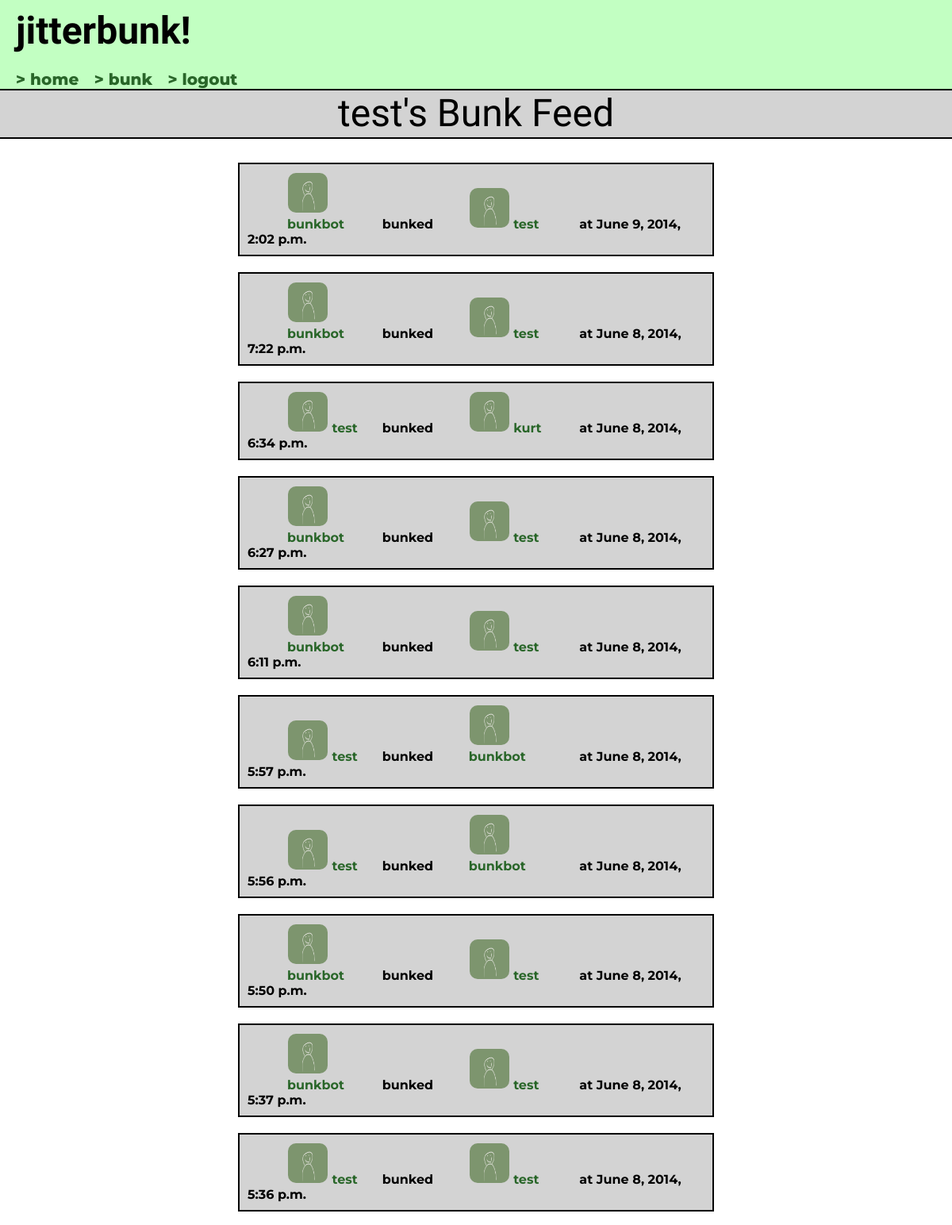
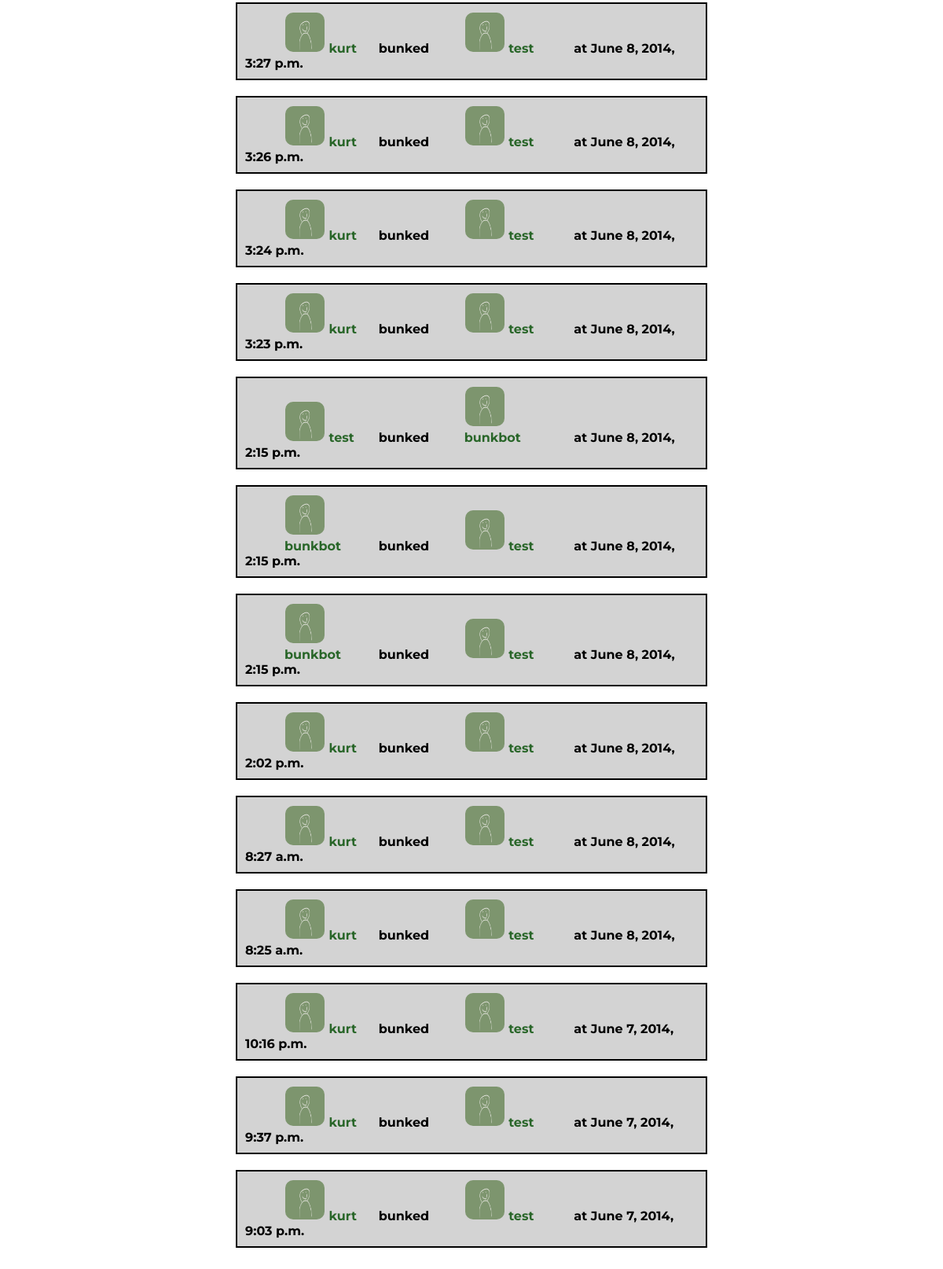
/5/ (signed in), run on the app's committed database (2 pictures, top to bottom).
### bunk/models.py (models this page shows)
class Bunk(models.Model):
    from_user = models.ForeignKey(User, related_name='from_user')
    to_user = models.ForeignKey(User, related_name='to_user')
    time = models.DateTimeField('date bunked')

### bunk/views.py (the view)
# urls.py: url(r'^(?P<user_id>\d+)/$', views.user_detail, name='user_detail'),
@login_required(redirect_field_name='')
def user_detail(request, user_id):
    user_id = int(user_id)
    view_user = User.objects.get(pk=user_id)
    logged_in = request.user.is_authenticated()
    user_bunks = []
    bunks = Bunk.objects.all().order_by('-time')
    for bunk in bunks:
        if (bunk.from_user.id == user_id) or (bunk.to_user.id == user_id):
            user_bunks.append(bunk)
    context = {'user': view_user, 'bunk_list': user_bunks,
               'logged_in': logged_in}
    return render(request, 'bunk/user_detail.html', context)

### bunk/templates/bunk/user_detail.html (shortened to what this page needs)
{% extends "base.html" %}
{% block content %}
  <div class="heading">
    <h1> {{ user }}'s Bunk Feed </h1>
  </div>
<div class="wrapper">
  <ul class="bunk_list">
  {% if bunk_list %}
    {% for bunk in bunk_list %}
    <div class="bunkli">
      {% load staticfiles %}
      <div class="from_user">
        <a href="/bunks/{{bunk.from_user.id}}">
        <img class="bunk-photo" src="{% static "img/filler_photo.png" %}"/>
        {{ bunk.from_user }}
        </a>
      </div>
      bunked
      <div class="to_user">
        <a href="/bunks/{{bunk.to_user.id}}">
        <img class="bunk-photo" src="{% static "img/filler_photo.png" %}"/>
        {{ bunk.to_user }}
        </a>
      </div>
      at {{ bunk.time }}
    </div>
    {% endfor %}
  </ul>
  </div>
  {% else %}
    <p>No bunks are available.</p>
  {% endif %}
{% endblock %}

### bunk/static/bunk/style.css (style rules this page uses)
body { font-family: 'Montserrat', sans-serif; font-weight: bold; margin: 0; }
.wrapper { margin: 10px auto; width: 50%; padding: 0 50px 50px 50px; }
a { text-decoration: none; color: #296629; }
img { max-width: 100%; }
h1 { margin: 0 0 1em 0; }
.heading { margin: 0 auto; width: 100%; border-top: 2px solid black; border-bottom: 2px solid black; }
.heading h1 { text-align: center; background-color: #d3d3d3; padding: 10px; }
h1 { font-family: 'Oxygen', sans-serif; margin: 0; font-size: 3em; font-weight: lighter; line-height: 0.8em; }
.bunk_list { margin: 0; padding: 20px 0; }
.bunkli { background-color: #d3d3d3; padding: 10px; border: 2px solid black; margin: 0 0 20px 0; }
.bunk-photo { display: inline-block; max-width: 50px; height: 50px; width: 50px; margin: 1px; border-radius: 10px; }
.from_user { width: 20%; margin-left: 50px; display: inline-block; }
.to_user { width: 20%; margin-left: 40px; margin-right: 20px; display: inline-block; }
a, a:visited { color: #296629; }

### data on the page
Bunk: from_user "bunkbot", to_user "test", time "June 9, 2014, 2:02 p.m."
Bunk: from_user "bunkbot", to_user "test", time "June 8, 2014, 7:22 p.m."
Bunk: from_user "test", to_user "kurt", time "June 8, 2014, 6:34 p.m."
Bunk: from_user "bunkbot", to_user "test", time "June 8, 2014, 6:27 p.m."
Bunk: from_user "bunkbot", to_user "test", time "June 8, 2014, 6:11 p.m."
Bunk: from_user "test", to_user "bunkbot", time "June 8, 2014, 5:57 p.m."
Bunk: from_user "test", to_user "bunkbot", time "June 8, 2014, 5:56 p.m."
Bunk: from_user "bunkbot", to_user "test", time "June 8, 2014, 5:50 p.m."
Bunk: from_user "bunkbot", to_user "test", time "June 8, 2014, 5:37 p.m."
Bunk: from_user "test", to_user "test", time "June 8, 2014, 5:36 p.m."
Bunk: from_user "kurt", to_user "test", time "June 8, 2014, 3:27 p.m."
Bunk: from_user "kurt", to_user "test", time "June 8, 2014, 3:26 p.m."
Bunk: from_user "kurt", to_user "test", time "June 8, 2014, 3:24 p.m."
Bunk: from_user "kurt", to_user "test", time "June 8, 2014, 3:23 p.m."
Bunk: from_user "test", to_user "bunkbot", time "June 8, 2014, 2:15 p.m."
Bunk: from_user "bunkbot", to_user "test", time "June 8, 2014, 2:15 p.m."
Bunk: from_user "bunkbot", to_user "test", time "June 8, 2014, 2:15 p.m."
Bunk: from_user "kurt", to_user "test", time "June 8, 2014, 2:02 p.m."
Bunk: from_user "kurt", to_user "test", time "June 8, 2014, 8:27 a.m."
Bunk: from_user "kurt", to_user "test", time "June 8, 2014, 8:25 a.m."
Bunk: from_user "kurt", to_user "test", time "June 7, 2014, 10:16 p.m."
Bunk: from_user "kurt", to_user "test", time "June 7, 2014, 9:37 p.m."
Bunk: from_user "kurt", to_user "test", time "June 7, 2014, 9:03 p.m."

### other printed values
{{ user }} "test"
